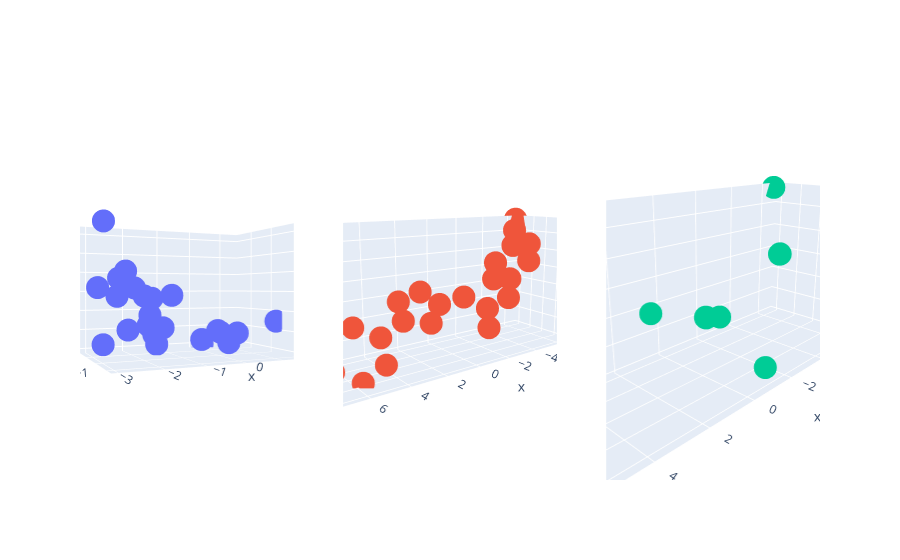

Notebook cell for this chart:
### Code cell
fig = make_subplots(rows=1, cols=3, 
                   specs = [[{"type": "scatter3d"} for i in range(3)]]
                   )


fig.add_trace(
    go.Scatter3d(x=x_i_arr[:, 0], y=x_i_arr[:, 1], z=x_i_arr[:, 2], mode='markers'),
    row=1, col=1
)

fig.add_trace(
    go.Scatter3d(x=original_pos_0center_i_arr[:, 0], y=original_pos_0center_i_arr[:, 1], z=original_pos_0center_i_arr[:, 2], mode='markers'),
    row=1, col=2
)

fig.add_trace(
    go.Scatter3d(x=pp_pos_0center_i_arr[:, 0], y=pp_pos_0center_i_arr[:, 1], z=pp_pos_0center_i_arr[:, 2], mode='markers'),
    row=1, col=3
)

fig.update_layout(height=500, showlegend=False)
fig.show()

### Figure 1 — Plotly figure (JSON) as saved in the notebook; plotly's stock layout.template omitted (floating-point values rounded to 4 significant figures)
{"data": [{"mode": "markers", "scene": "scene", "type": "scatter3d", "x": [-2.04, -1.919, -1.829, -1.283, -2.906, -3.006, -2.784, -2.897, -2.259, -2.092, -2.972, -2.142, -1.414, -1.318, -1.452, -1.342, -0.5099, 1.446, 0.2372, -0.07145, -0.1664, 0.07499, 0.3535], "y": [1.205, -0.2828, 0.1029, 0.05342, 0.3463, -0.1008, -0.4244, 0.9421, 0.6903, 0.4958, -1.229, -0.3885, 0.7569, 0.5515, 0.8616, 1.615, -0.02469, -0.4026, -0.49, -0.1992, -0.2258, -0.3576, 1.727], "z": [-0.4994, 0.3522, -0.06086, 0.4142, -0.7414, 2.099, 0.4072, 0.6027, 1.013, 0.594, 0.7909, 0.41, -0.8473, -0.4148, -0.6112, -0.4247, -0.6886, -0.2644, -0.5145, -0.5119, -0.4618, -0.7606, -1.025]}, {"mode": "markers", "scene": "scene2", "type": "scatter3d", "x": [-2.514, -1.224, -0.6475, -0.5797, -4.96, -4.931, -4.162, -4.163, -3.36, -3.352, -6.547, -5.841, 0.75, 1.187, 2.508, 2.878, 1.756, 4.24, 5.318, 6.6, 6.819, 5.755, 4.471], "y": [1.537, 1.348, 2.143, 0.1918, -0.7426, 0.5828, 1.322, -1.342, -0.5896, 0.7392, -2.195, -1.54, -0.1408, -1.289, -1.306, -0.2225, 0.5616, -0.04399, -0.7653, -0.5454, 0.3689, 1.063, 0.8653], "z": [-0.1009, -0.5291, -1.265, -0.05304, 2.27, 2.493, 1.687, 1.244, 0.4814, 0.6959, 3.672, 3.06, -0.3218, 0.1874, -0.1599, -0.8745, -0.9883, -1.417, -0.9078, -1.39, -2.398, -2.936, -2.447]}, {"mode": "markers", "scene": "scene3", "type": "scatter3d", "x": [-0.1438, -0.14, -0.6728, -0.6205, -4.216, -4.182, -4.21, -4.199, -4.198, -4.199, -6.605, -0.1527, -0.1343, 1.15, -0.1407, -0.1338, -0.1589, 5.488, 5.489, 5.479, 5.512, 5.499, 5.489], "y": [0.01834, 0.001514, 2.145, 0.1922, -0.001087, 0.0005674, 0.0086, 0.002525, 0.01331, 0.007762, -2.191, 0.03531, 0.003423, -1.275, 0.02522, 0.01939, 0.0161, 0.1666, 0.17, 0.1649, 0.154, 0.1703, 0.1524], "z": [0.01969, 0.03014, -1.26, -0.04928, 1.469, 1.472, 1.476, 1.479, 1.483, 1.485, 3.668, 0.02896, 0.01152, 0.1716, 0.007572, 0.01713, 0.0178, -1.918, -1.917, -1.919, -1.926, -1.926, -1.921]}], "layout": {"autosize": true, "scene": {"aspectmode": "auto", "aspectratio": {"x": 1.29, "y": 0.8565, "z": 0.9052}, "camera": {"center": {"x": 0, "y": 0, "z": 0}, "eye": {"x": -1.289, "y": -2.874, "z": 0.009334}, "projection": {"type": "perspective"}, "up": {"x": 0, "y": 0, "z": 1}}, "domain": {"x": [0, 0.2889], "y": [0, 1]}}, "scene2": {"aspectmode": "auto", "aspectratio": {"x": 1.84, "y": 0.5973, "z": 0.9098}, "camera": {"center": {"x": 0, "y": 0, "z": 0}, "eye": {"x": 1.793, "y": 2.415, "z": 0.6491}, "projection": {"type": "perspective"}, "up": {"x": 0, "y": 0, "z": 1}}, "domain": {"x": [0.3556, 0.6444], "y": [0, 1]}}, "scene3": {"aspectmode": "auto", "aspectratio": {"x": 1.823, "y": 0.6522, "z": 0.8413}, "camera": {"center": {"x": 0, "y": 0, "z": 0}, "eye": {"x": 1.485, "y": 1.424, "z": 0.6741}, "projection": {"type": "perspective"}, "up": {"x": 0, "y": 0, "z": 1}}, "domain": {"x": [0.7111, 1], "y": [0, 1]}}, "showlegend": false}}
